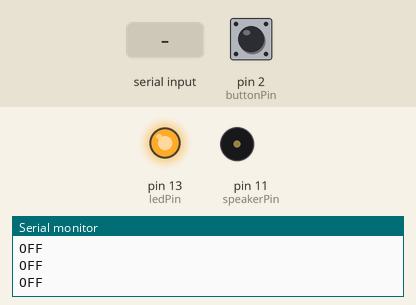
Simulated run of this sketch. Board: Arduino Uno, built with avr-gcc and run on an emulated ATmega328P. Parts: output pins drawn as LEDs (lit = HIGH), buzzer (waves = sounding), the last lines printed to the serial monitor. Inputs (shaded band) come from the test bench; at power-on: pin 2 (buttonPin) HIGH.

Above: at 1.2 s.
1.3 s: pin 2 (buttonPin) pulled LOW for 0.15 s
At 1.4 s:
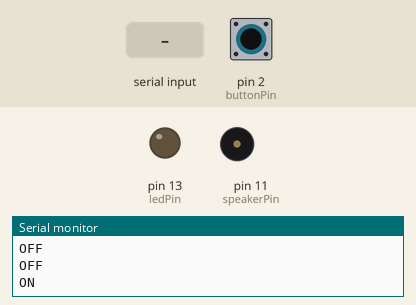
3.0 s: "R" received over Serial
At 4.3 s:
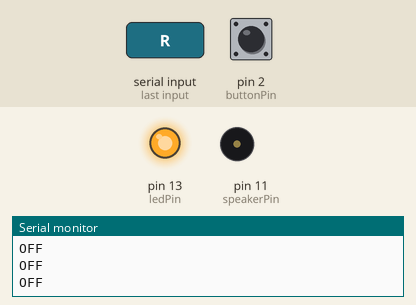
4.6 s: pin 2 (buttonPin) pulled LOW for 1 s
At 5.4 s:
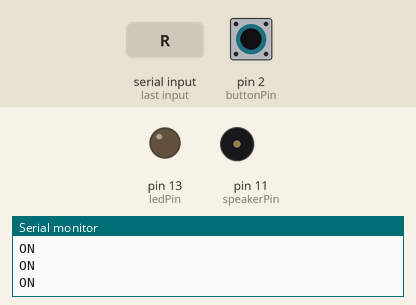
8.6 s: pin 2 (buttonPin) pulled LOW for 3.2 s
At 12.3 s:
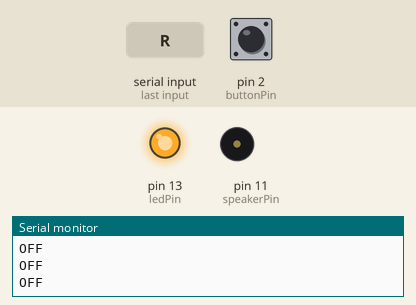
Timing chart, 0 to 13.8 s (numbered marks = the images above; inputs shaded):
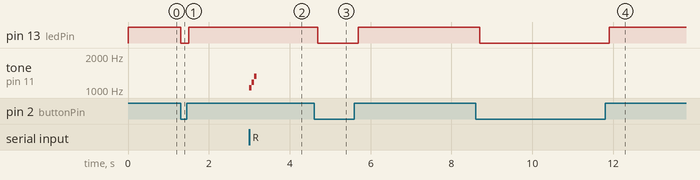

Measured:
- after the input at 1.3 s, pin 13 (ledPin): HIGH → LOW at once, → HIGH 0.20 s later
- after the input at 3.0 s, tone on pin 11 (speakerPin): silent → 1046 Hz at once, → 1174 Hz 0.06 s later, → 1318 Hz 0.06 s later, → silent 0.06 s later
- after the input at 4.6 s, pin 13 (ledPin): HIGH → LOW after 0.09 s, → HIGH 1.0 s later
- after the input at 8.6 s, pin 13 (ledPin): HIGH → LOW after 0.10 s, → HIGH 3.2 s later

The sketch:

11.27.ino
```cpp
  #include <String.h>
float tonelist[7]={1046.5,1174.7,1318.5,1396.9,1568,1760,1975.5};

long musiclist[32]={1,2,3,1,1,2,3,1,3,4,5,3,4,5,5,6,5,4,3,1,5,6,5,4,3,1,2,5,1,2,5,1};

long highlist[32]={0,0,0,0,0,0,0,0,0,0,0,0,0,0,0,0,0,0,0,0,0,0,0,0,0,0,0,-1,0,0,-1,0};

long rhythmlist[32]={4,4,4,4,4,4,4,4,4,4,2,4,4,2,8,8,8,8,4,4,8,8,8,8,4,4,4,4,2,4,4,2};
const int speakerPin = 11;
const int buttonPin = 2;
const int ledPin = 13;
int buttonState = 0;
int val;
bool flag = false;
int de = 500;
void setup() {
  // initialize digital pin LED_BUILTIN as an output.
  pinMode(speakerPin, OUTPUT);
  pinMode(ledPin, OUTPUT);
  pinMode(buttonPin,INPUT_PULLUP);
  Serial.begin(9600);
}

void playmusic() {
  for (int i = 1; i <= 32; i = i + (1)) {
    tone(11,tonelist[(int)(musiclist[(int)(i - 1)] - 1)] * pow(2, highlist[(int)(i - 1)]));
    delay((2000 / rhythmlist[(int)(i - 1)]));
    noTone(10);
    delay(10);
  }
}
void play() {
  tone(speakerPin,tonelist[0]);
  delay(60);
  tone(speakerPin,tonelist[1]);
  delay(60);
  tone(speakerPin,tonelist[2]);
  delay(60);
  noTone(speakerPin);
  delay(10);
}

// the loop function runs over and over again forever
void loop() {
  buttonState = digitalRead(buttonPin);
  //digitalWrite(LED_BUILTIN, HIGH);   // turn the LED on (HIGH is the voltage level)
  if (buttonState == HIGH) {
    // turn LED on:
    digitalWrite(ledPin, HIGH);
    Serial.println("OFF");
    if (flag == true) flag = false;
    delay(100);
  } else {
    // turn LED off:
    digitalWrite(ledPin, LOW);
    //if (flag == false) play();
    flag = true;
    Serial.println("ON");
    delay(100);
  }
  val=Serial.read();//读取PC 机发送给Arduino 的指令或字符，并将该指令或字符赋给val
  if(val=='R')//判断接收到的指令或字符是否是“R”。
  {  //如果接收到的是“R”字符
    play();
  }
}
```
